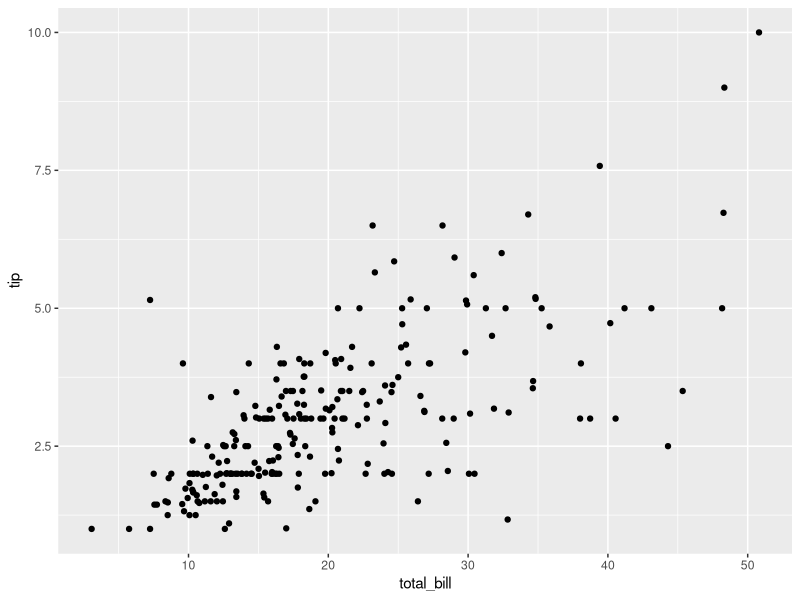
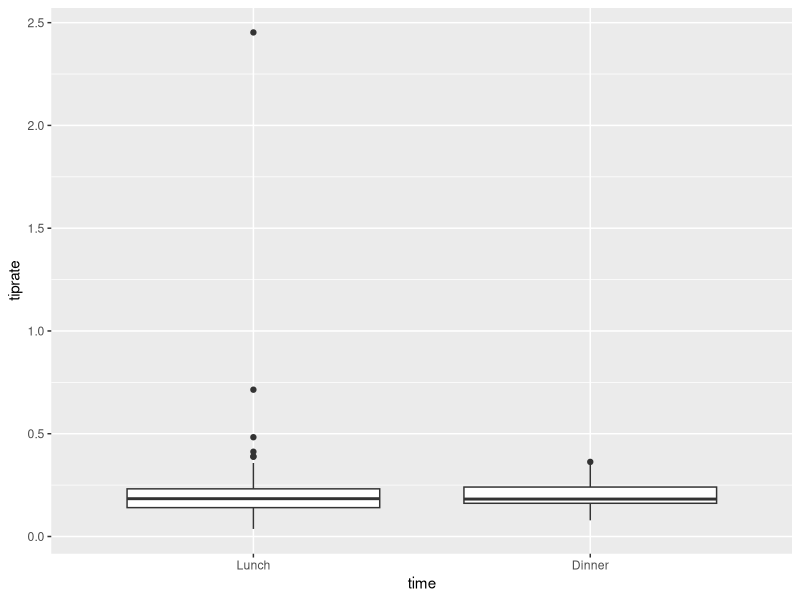
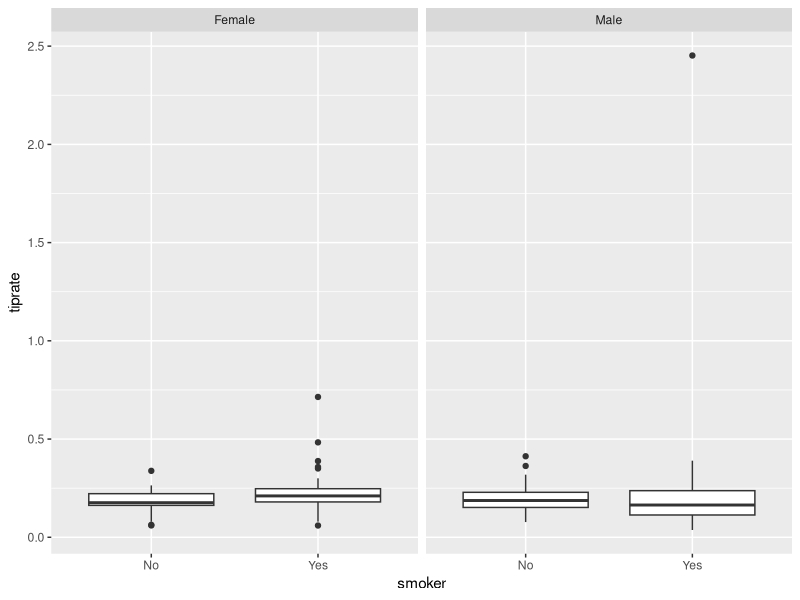
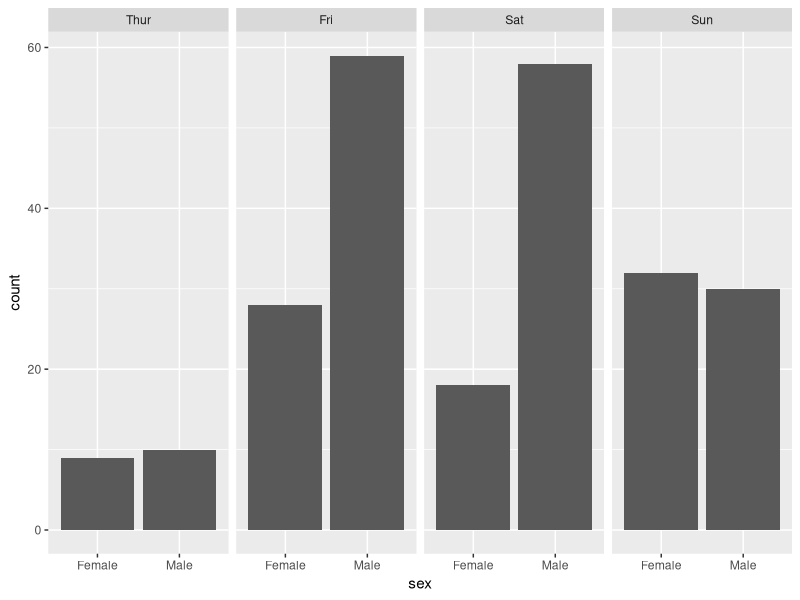

These figures' R source, in order:
## ---- chunk 1
knitr::opts_chunk$set(echo = TRUE)
## ---- chunk 2
data(tips, package="reshape2")

library(tidyverse)
## ---- chunk 3
numParty <- length(tips$day)
numParty
## ---- chunk 4
str(tips)
## ---- chunk 5
day <- levels(tips$day)
day
## ---- chunk 6
levels(tips$day) <- c("Thur", "Fri", "Sat", "Sun")
levels(tips$time) <- c("Lunch", "Dinner")
## ---- chunk 7
female5 <- tips %>%
  filter(sex == "Female" & size >= 5)

female5
## ---- chunk 8
tips %>%
  ggplot(aes(x = total_bill, y = tip)) +
  geom_point()
## ---- chunk 9
tips <- tips %>%
  mutate(tiprate = tip / (total_bill - tip))

mean(tips$tiprate)
## ---- chunk 10
tips %>%
  ggplot(aes(x = time, y = tiprate)) +
  geom_boxplot()
## ---- chunk 11
tips %>%
  ggplot(aes(x = smoker, y = tiprate)) +
  geom_boxplot() +
  facet_grid(. ~ sex)
## ---- chunk 12
tips %>%
  ggplot(aes(x = sex)) +
  geom_bar() +
  facet_grid(. ~ day)
